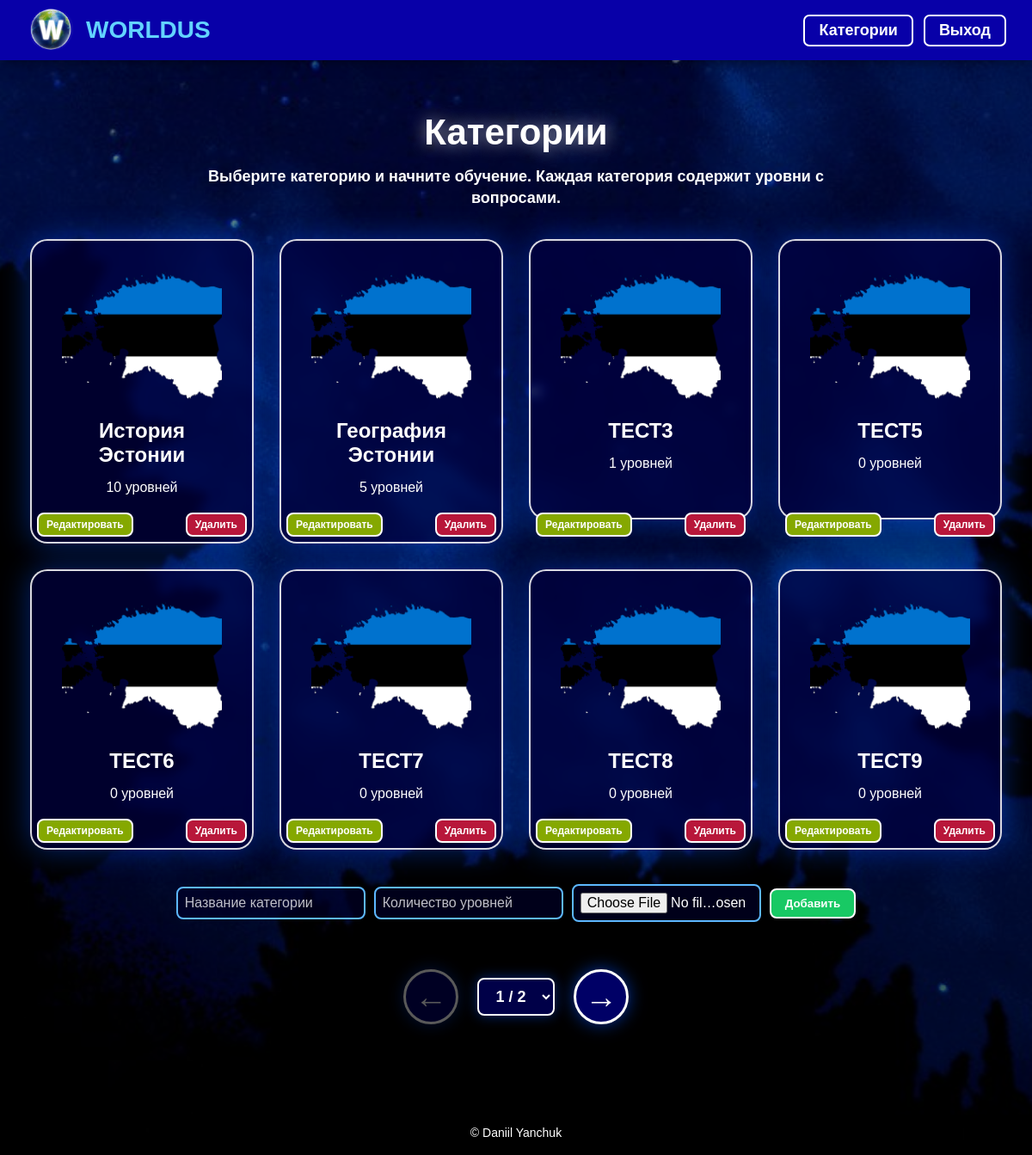
The app's page /categories.php (signed in) with its own data.
### tables this page shows
CREATE TABLE `categories` (
  `id` int(11) NOT NULL,
  `name` varchar(100) DEFAULT NULL,
  `description` mediumtext DEFAULT NULL,
  `image` varchar(255) DEFAULT NULL
);

### src/CategoryService.php (called while the page is built, shortened)
<?php
class CategoryService
{
    private DatabaseInterface $db;
    public function __construct(DatabaseInterface $db)
    {
        $this->db = $db;
    }
    public function getCategoriesPage(int $page, int $perPage = 8): array
    {
        $offset = ($page - 1) * $perPage;
        $countResult = $this->db->query(
            "SELECT COUNT(*) AS total FROM categories"
        );
        $total = 0;
        if ($countResult) {
            $row = $countResult->fetch_assoc();
            $total = (int)($row['total'] ?? 0);
        }
        $totalPages = (int)ceil($total / $perPage);
        $result = $this->db->query(
            "SELECT categories.*, COUNT(levels.id) AS levels_count FROM categories LEFT JOIN levels ON levels.category_id = categories.id GROUP BY categories.id ORDER BY categories.id ASC LIMIT $perPage OFFSET $offset"
        );
        $categories = [];
        if ($result) {
            while ($row = $result->fetch_assoc()) {
                $categories[] = $row;
            }
        }
        return [
            'categories' => $categories,
            'page' => $page,
            'total' => $total,
            'total_pages' => $totalPages,
        ];
    }
}

### src/MysqliDatabase.php (called while the page is built, shortened)
<?php
class MysqliDatabase implements DatabaseInterface
{
    private \mysqli $conn;
    public function __construct(\mysqli $conn)
    {
        $this->conn = $conn;
    }
    public function query(string $sql): mixed
    {
        return $this->conn->query($sql);
    }
    public function prepare(string $sql)
    {
        return $this->conn->prepare($sql);
    }
}

### src/AuthService.php (called while the page is built, shortened)
<?php
class AuthService
{
    public static function getUserRole(DatabaseInterface $db, int $userId): ?string
    {
        $stmt = $db->prepare("SELECT role FROM users WHERE id = ? LIMIT 1");
        $stmt->bind_param('i', $userId);
        $stmt->execute();
        $result = $stmt->get_result();
        $row = $result ? $result->fetch_assoc() : null;
        return $row['role'] ?? null;
    }
}

### categories.php (the view, shortened to what this page needs)
<?php
include "config/db.php";
include "includes/header.php";
$db = new MysqliDatabase($conn);
$categoryService = new CategoryService($db);
$is_admin = false;
if (isset($_SESSION['user_id'])) {
    $user_id = (int)$_SESSION['user_id'];
    $is_admin = AuthService::getUserRole($db, $user_id) === 'admin';
}
$page = isset($_GET['page']) ? (int)$_GET['page'] : 1;
$pageData = $categoryService->getCategoriesPage($page);
$categories = $pageData['categories'];
$total_pages = $pageData['total_pages'];
?>
<div class="container">
    <h1 class="categories-title">Категории</h1>
    <p class="categories-description">
        Выберите категорию и начните обучение. Каждая категория содержит уровни с вопросами.
    </p>
    <div class="grid">
        <?php foreach ($categories as $row): ?>
            <?php
            $image = !empty($row['image'])
                ? $row['image']
                : "assets/images/EstoniaHG.png";
            ?>
            <div class="category-wrapper">
                <a href="levels.php?category=<?= $row['id'] ?>" class="card category">
                    <img src="<?= htmlspecialchars($image) ?>" alt="<?= htmlspecialchars($row['name']) ?>">
                    <h3><?= htmlspecialchars($row['name']) ?></h3>
                    <p><?= $row['levels_count'] ?> уровней</p>
                </a>
                <?php if ($is_admin): ?>
                    <div class="admin-category-actions">
                        <a href="edit_categories.php?id=<?= $row['id'] ?>" class="admin-small-btn edit">
                            Редактировать
                        </a>
                        <button
                            type="button"
                            class="admin-small-btn delete"
                            onclick="openDeleteModal(<?= $row['id'] ?>, '<?= htmlspecialchars($row['name'], ENT_QUOTES) ?>')"
                        >
                            Удалить
                        </button>
                    </div>
                <?php endif; ?>
            </div>
        <?php endforeach; ?>
    </div>
    <?php if ($is_admin): ?>
        <form method="POST" enctype="multipart/form-data" class="admin-add-category">
            <input type="text" name="name" placeholder="Название категории" required>
            <input type="number" name="levels_count" placeholder="Количество уровней" min="1" required>
            <input type="file" name="image" accept="image/*">
            <button type="submit" name="add_category">
                Добавить
            </button>
        </form>
    <?php endif; ?>
    <?php if ($total_pages > 1): ?>
        <div class="category-pagination">
            <?php if ($page > 1): ?>
                <a class="arrow-btn" href="categories.php?page=<?= $page - 1 ?>">←</a>
            <?php else: ?>
                <span class="arrow-btn disabled">←</span>
            <?php endif; ?>
            <form method="GET" class="page-select-form">
                <select name="page" onchange="this.form.submit()" class="page-select">
                    <?php for ($i = 1; $i <= $total_pages; $i++): ?>
                        <option value="<?= $i ?>" <?= $i == $page ? 'selected' : '' ?>>
                            <?= $i ?> / <?= $total_pages ?>
                        </option>
                    <?php endfor; ?>
                </select>
            </form>
            <?php if ($page < $total_pages): ?>
                <a class="arrow-btn" href="categories.php?page=<?= $page + 1 ?>">→</a>
            <?php else: ?>
                <span class="arrow-btn disabled">→</span>
            <?php endif; ?>
        </div>
    <?php endif; ?>
</div>
<?php include "includes/footer.php"; ?>

### assets/css/style.css (style rules this page uses)
* { margin: 0; padding: 0; box-sizing: border-box; font-family: Arial, Helvetica, sans-serif; }
body { min-height: 100vh; color: white; background: linear-gradient(rgba(0,0,0,0.45), rgba(0,0,0,0.65)), url("../images/bc.jpg") center/cover fixed no-repeat; }
.container { width: 100%; max-width: 1200px; margin: 0 auto; padding: 60px 20px; }
.card { background: rgba(0, 0, 70, 0.65); border: 2px solid rgba(255,255,255,0.85); border-radius: 20px; padding: 35px; text-align: center; backdrop-filter: blur(6px); box-shadow: 0 0 35px rgba(0, 80, 255, 0.45); }
.card p { font-size: 18px; line-height: 1.5; margin-bottom: 16px; }
form input, form select { width: 80%; max-width: 400px; padding: 12px; margin: 10px 0; border-radius: 8px; border: 2px solid #5db8ff; background: rgba(0,0,40,0.65); color: white; font-size: 16px; }
form input::placeholder { color: rgba(255,255,255,0.75); }
.grid { display: grid; grid-template-columns: repeat(4, 260px); justify-content: center; gap: 30px; }
.category-wrapper { position: relative; width: 260px; }
.category { display: block; width: 260px; min-height: 300px; text-decoration: none; color: white; transition: 0.3s; }
.category img { width: 100%; height: 150px; object-fit: cover; border-radius: 14px; margin-bottom: 18px; }
.category h3 { font-size: 24px; margin-bottom: 12px; }
.category p { font-size: 16px; }
.categories-title { text-align: center; font-size: 42px; margin-bottom: 15px; text-shadow: 0 0 20px rgba(255,255,255,0.6); }
.categories-description { max-width: 820px; margin: 0 auto 35px; text-align: center; font-size: 18px; font-weight: bold; line-height: 1.4; }
.category-pagination { margin-top: 45px; display: flex; justify-content: center; align-items: center; gap: 22px; }
.arrow-btn { width: 64px; height: 64px; border-radius: 50%; border: 3px solid white; display: flex; justify-content: center; align-items: center; background: rgba(0, 0, 120, 0.85); color: white; font-size: 38px; font-weight: bold; line-height: 1; text-decoration: none; box-shadow: 0 0 20px rgba(0, 80, 255, 0.6); transition: 0.3s; }
.arrow-btn.disabled { opacity: 0.35; cursor: not-allowed; pointer-events: none; }
.page-select-form { margin: 0; }
.page-select { min-width: 90px; padding: 9px 14px; border-radius: 8px; border: 2px solid white; background: rgba(0, 0, 80, 0.9); color: white; font-size: 18px; font-weight: bold; text-align: center; cursor: pointer; box-shadow: 0 0 15px rgba(0, 80, 255, 0.45); }
.page-select option { background: #08005f; color: white; }
.admin-category-actions { position: absolute; left: 0; right: 0; bottom: 8px; display: flex; justify-content: space-between; align-items: center; padding: 0 8px; }
.admin-small-btn { border: 2px solid white; border-radius: 8px; padding: 5px 9px; color: white; font-size: 12px; font-weight: bold; text-decoration: none; cursor: pointer; transition: 0.2s; }
.admin-small-btn.edit { background: #85a800; }
.admin-small-btn.delete { background: #b8173a; }
.admin-add-category { margin: 30px auto 0; display: flex; justify-content: center; align-items: center; flex-wrap: wrap; gap: 10px; }
.admin-add-category input { max-width: 220px; padding: 8px; }
.admin-add-category button { background: #18c964; color: white; border: 2px solid white; border-radius: 8px; padding: 8px 16px; font-weight: bold; cursor: pointer; }

### records on screen
categories: name "История Эстонии", levels_count "10"
categories: name "География Эстонии", levels_count "5"
categories: name "ТЕСТ3", levels_count "1"
categories: name "ТЕСТ5", levels_count "0"
categories: name "ТЕСТ6", levels_count "0"
categories: name "ТЕСТ7", levels_count "0"
categories: name "ТЕСТ8", levels_count "0"
categories: name "ТЕСТ9", levels_count "0"

### other values on screen
form field page "1 / 2"
